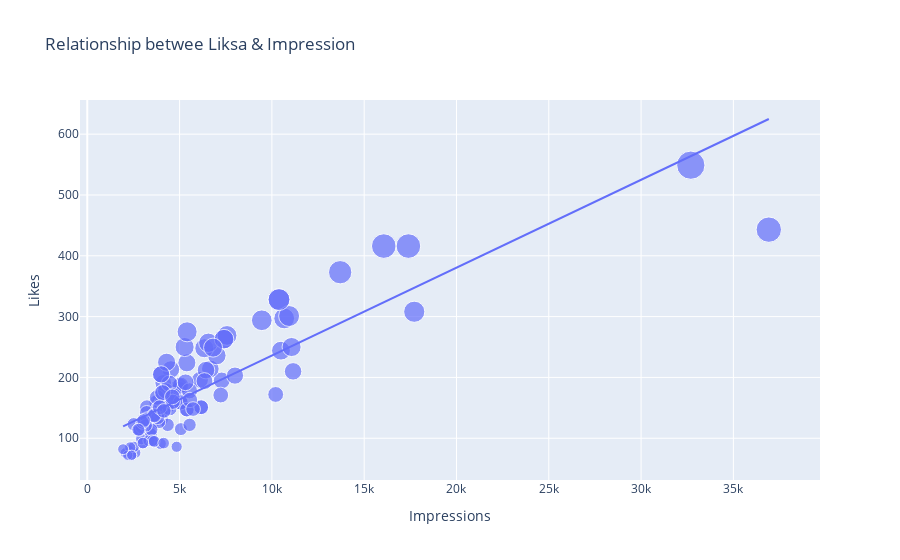

Notebook cell for this chart:
### Markdown cell above
# Analyzing Relationships

### Code cell
figure=px.scatter(df,x="Impressions",
                 y="Likes",size="Likes", trendline="ols", title="Relationship betwee Liksa & Impression")
figure.show()
